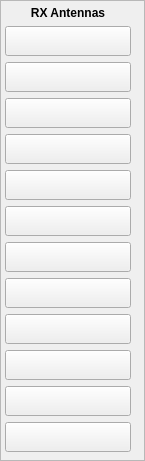
      <widget class="QFrame" name="frameRXAntennas">
       <property name="geometry">
        <rect>
         <x>10</x>
         <y>10</y>
         <width>145</width>
         <height>461</height>
        </rect>
       </property>
       <property name="frameShape">
        <enum>QFrame::StyledPanel</enum>
       </property>
       <property name="frameShadow">
        <enum>QFrame::Raised</enum>
       </property>
       <widget class="QWidget" name="layoutWidget">
        <property name="geometry">
         <rect>
          <x>5</x>
          <y>5</y>
          <width>126</width>
          <height>447</height>
         </rect>
        </property>
        <layout class="QVBoxLayout" name="verticalLayout_5">
         <item>
          <widget class="QLabel" name="labelRXAntennas">
           <property name="font">
            <font>
             <weight>75</weight>
             <bold>true</bold>
            </font>
           </property>
           <property name="layoutDirection">
            <enum>Qt::LeftToRight</enum>
           </property>
           <property name="text">
            <string>RX Antennas</string>
           </property>
           <property name="alignment">
            <set>Qt::AlignCenter</set>
           </property>
          </widget>
         </item>
         <item>
          <widget class="QPushButton" name="pushButtonRXAnt1">
           <property name="minimumSize">
            <size>
             <width>0</width>
             <height>30</height>
            </size>
           </property>
           <property name="font">
            <font>
             <underline>false</underline>
            </font>
           </property>
           <property name="autoFillBackground">
            <bool>false</bool>
           </property>
           <property name="text">
            <string/>
           </property>
           <property name="checkable">
            <bool>false</bool>
           </property>
           <property name="flat">
            <bool>false</bool>
           </property>
          </widget>
         </item>
         <item>
          <widget class="QPushButton" name="pushButtonRXAnt2">
           <property name="minimumSize">
            <size>
             <width>0</width>
             <height>30</height>
            </size>
           </property>
           <property name="text">
            <string/>
           </property>
           <property name="checkable">
            <bool>false</bool>
           </property>
          </widget>
         </item>
         <item>
          <widget class="QPushButton" name="pushButtonRXAnt3">
           <property name="minimumSize">
            <size>
             <width>0</width>
             <height>30</height>
            </size>
           </property>
           <property name="text">
            <string/>
           </property>
           <property name="checkable">
            <bool>false</bool>
           </property>
          </widget>
         </item>
         <item>
          <widget class="QPushButton" name="pushButtonRXAnt4">
           <property name="minimumSize">
            <size>
             <width>0</width>
             <height>30</height>
            </size>
           </property>
           <property name="text">
            <string/>
           </property>
           <property name="checkable">
            <bool>false</bool>
           </property>
          </widget>
         </item>
         <item>
          <widget class="QPushButton" name="pushButtonRXAnt5">
           <property name="minimumSize">
            <size>
             <width>0</width>
             <height>30</height>
            </size>
           </property>
           <property name="text">
            <string/>
           </property>
           <property name="checkable">
            <bool>false</bool>
           </property>
          </widget>
         </item>
         <item>
          <widget class="QPushButton" name="pushButtonRXAnt6">
           <property name="minimumSize">
            <size>
             <width>0</width>
             <height>30</height>
            </size>
           </property>
           <property name="text">
            <string/>
           </property>
           <property name="checkable">
            <bool>false</bool>
           </property>
          </widget>
         </item>
         <item>
          <widget class="QPushButton" name="pushButtonRXAnt7">
           <property name="minimumSize">
            <size>
             <width>0</width>
             <height>30</height>
            </size>
           </property>
           <property name="text">
            <string/>
           </property>
           <property name="checkable">
            <bool>false</bool>
           </property>
          </widget>
         </item>
         <item>
          <widget class="QPushButton" name="pushButtonRXAnt8">
           <property name="minimumSize">
            <size>
             <width>0</width>
             <height>30</height>
            </size>
           </property>
           <property name="text">
            <string/>
           </property>
           <property name="checkable">
            <bool>false</bool>
           </property>
          </widget>
         </item>
         <item>
          <widget class="QPushButton" name="pushButtonRXAnt9">
           <property name="minimumSize">
            <size>
             <width>0</width>
             <height>30</height>
            </size>
           </property>
           <property name="text">
            <string/>
           </property>
           <property name="checkable">
            <bool>false</bool>
           </property>
          </widget>
         </item>
         <item>
          <widget class="QPushButton" name="pushButtonRXAnt10">
           <property name="minimumSize">
            <size>
             <width>0</width>
             <height>30</height>
            </size>
           </property>
           <property name="text">
            <string/>
           </property>
           <property name="checkable">
            <bool>false</bool>
           </property>
          </widget>
         </item>
         <item>
          <widget class="QPushButton" name="pushButtonRXAnt11">
           <property name="minimumSize">
            <size>
             <width>0</width>
             <height>30</height>
            </size>
           </property>
           <property name="text">
            <string/>
           </property>
           <property name="checkable">
            <bool>false</bool>
           </property>
          </widget>
         </item>
         <item>
          <widget class="QPushButton" name="pushButtonRXAnt12">
           <property name="minimumSize">
            <size>
             <width>0</width>
             <height>30</height>
            </size>
           </property>
           <property name="text">
            <string/>
           </property>
           <property name="checkable">
            <bool>false</bool>
           </property>
          </widget>
         </item>
        </layout>
       </widget>
      </widget>
